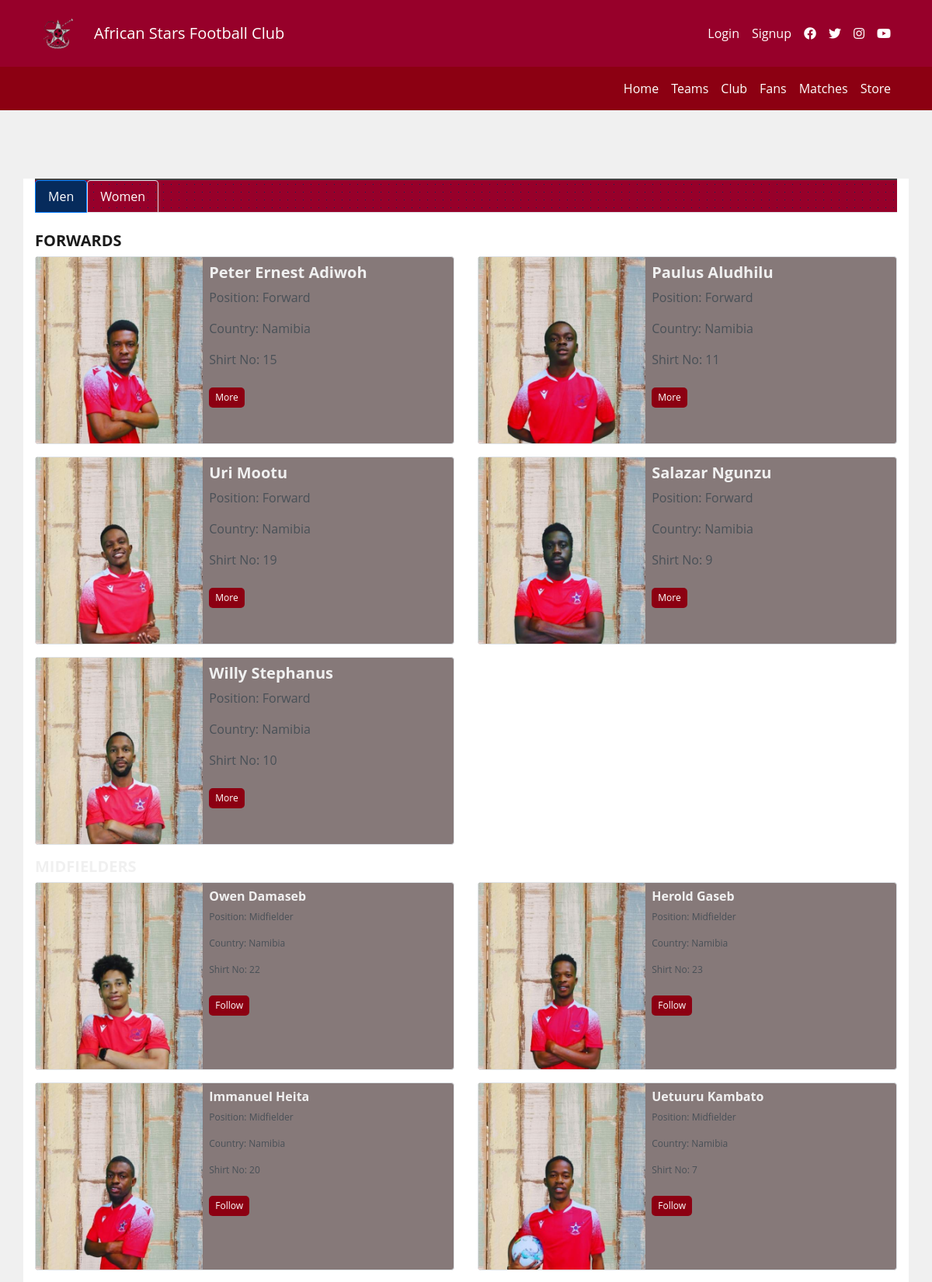
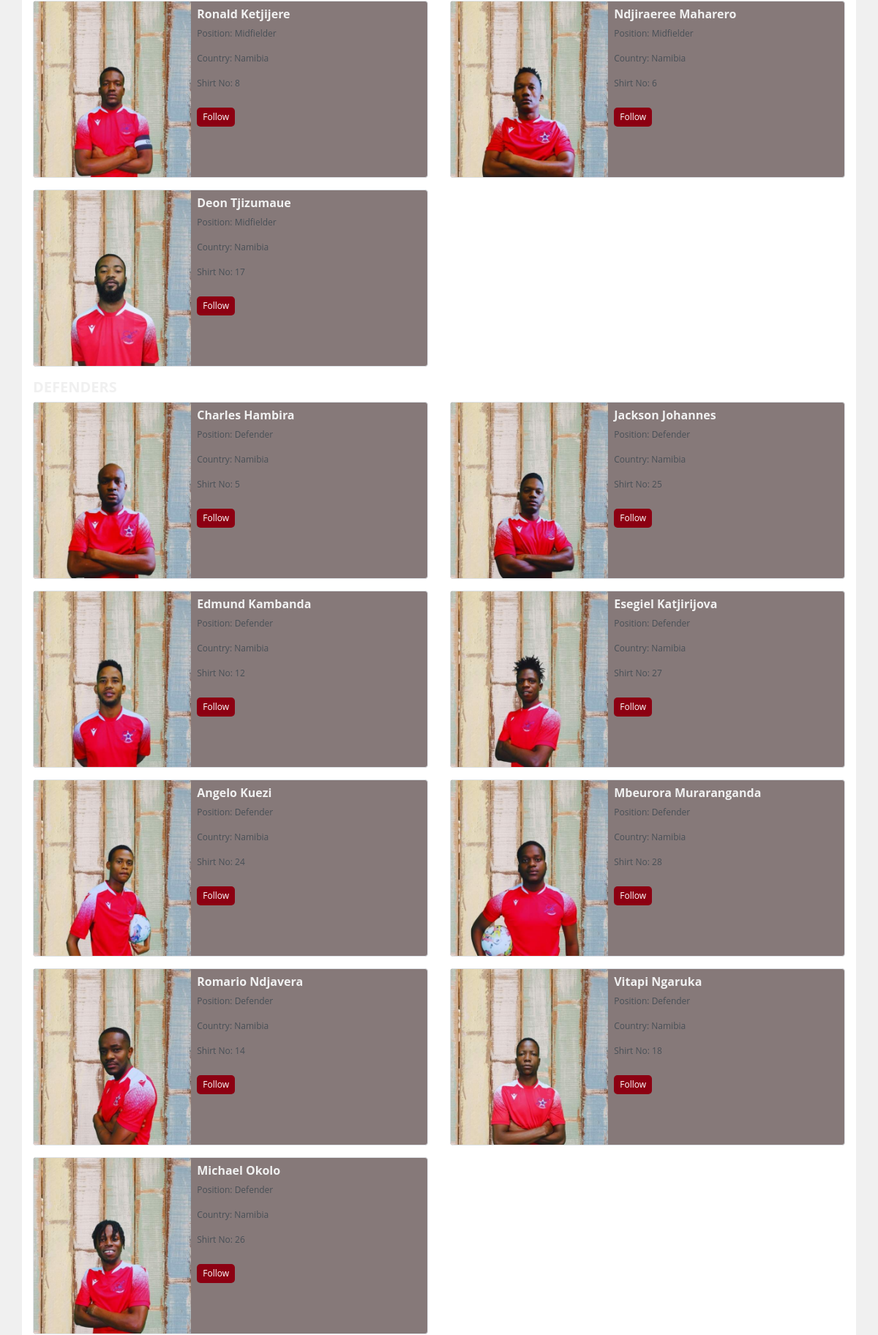
Page /team/ (upper part) on the committed database (2 pictures, top to bottom).
### home/models.py (models this page shows, shortened)
class Player(models.Model):
    POSITION_CHOICES = [
        ('GK', 'Goalkeeper'),
        ('DEF', 'Defender'),
        ('MID', 'Midfielder'),
        ('FWD', 'Forward'),
    ]
    first_name = models.CharField(max_length=200, blank=False, null=False)
    last_name = models.CharField(max_length=200, blank=False, null=False)
    date_of_birth = models.DateField(blank=False, null=False)
    photo = models.ImageField(upload_to='player_photo/')
    country = CountryField(blank=False, null=False)
    position = models.CharField(max_length=3, choices=POSITION_CHOICES, blank=False, null=False)
    bio = models.TextField(blank=False, null=False)
    shirt_number = models.PositiveIntegerField(default=0, unique=True)
    joined = models.DateField(blank=False, null=False)
    debut = models.DateField(blank=True, null=True)
    appearances = models.PositiveIntegerField(default=0)
    goals = models.PositiveIntegerField(default=0)
    assist = models.PositiveIntegerField(default=0)
    clean_sheet = models.PositiveIntegerField(default=0)
    class Meta:
        ordering = ['last_name', 'first_name']
        verbose_name = 'Player'
        verbose_name_plural = 'Players'

### home/views.py (the view)
# urls.py: path("team/", team, name="team"),
def team(request):
    forwards = Player.objects.filter(position='FWD')
    midfielders = Player.objects.filter(position='MID')
    defenders = Player.objects.filter(position='DEF')
    goalkeepers = Player.objects.filter(position='GK')
    context = {
        'forwards': forwards,
        'midfielders': midfielders,
        'defenders': defenders,
        'goalkeepers': goalkeepers,
    }
    return render(request, "home/squad.html", context)

### home/templates/home/squad.html (shortened to what this page needs)
{% extends "home/base.html" %}
{% load static %}
{% block content %}
<section id="player-section" style="padding: 40px 20px; background: radial-gradient(circle, #f0f0f0 10%, transparent 10%) 0 0 / 10px 10px, linear-gradient(to bottom,  #f0f0f0, #f0f0f0);">
    <div class="container mt-5" style="background: #ffffff;">
        <ul class="nav nav-tabs " role="tablist" style="  background: radial-gradient(circle, #062b5c 10%, transparent 10%) 0 0 / 10px 10px, linear-gradient(to bottom,  #97002a, #97002a); border-top: 2px solid #444;">
            <li class="nav-item">
                <a class="nav-link active" data-toggle="tab" href="#men" role="tab" style=" color: #ffffff; border-color: #007bff;">Men</a>
            </li>
            <li class="nav-item">
                <a class="nav-link" data-toggle="tab" href="#women" role="tab" style=" color: #ffffff; border-color: #dee2e6;">Women</a>
            </li>
        </ul>
        <br>
        <div class="tab-content">
            <div class="tab-pane active" id="men" role="tabpanel">
                <h5 class="font-weight-bold" style="color: #1a1a1a;">FORWARDS</h5>
                <div class="row">
                    {% for player in forwards %}
                    <div class="col-md-6">
                        <div class="card" style="background-color: #867979; border: 1px solid #dee2e6; margin-bottom: 1rem;">
                            <div class="card-body" style="display: flex; padding: 0;">
                                <div style="width: 40%; height: 240px; background-image: url('{{ player.photo.url }}'); background-size: cover; background-position: center; background-repeat: no-repeat;"></div>
                                <div style="width: 60%; padding: 0.5rem; color: #495057;">
                                    <h5 style="font-size: 1.25rem; font-weight: bold; color: #f0f0f0;">{{ player.first_name }} {{ player.last_name }}</h5>
                                    <p style="font-size: 1rem; margin-top: 0.25rem;">Position: {{ player.get_position_display }}</p>
                                    <p style="font-size: 1rem; margin-top: 0.25rem;">Country: {{ player.country.name }}</p>
                                    <p style="font-size: 1rem; margin-top: 0.25rem;">Shirt No: {{ player.shirt_number }}</p>
                                    <a href="#" style="display: inline-block; padding: 0.25rem 0.5rem; margin-top: 0.5rem; background-color: #8c0012; color: #ffffff; text-decoration: none; border-radius: 5px; font-size: 0.75rem;">More</a>
                                </div>
                            </div>
                        </div>
                    </div>
                    {% endfor %}
                </div>
                <h5 class="font-weight-bold" style="color: #f0f0f0;">MIDFIELDERS</h5>
                <div class="row">
                    {% for player in midfielders %}
                    <div class="col-md-6">
                        <div class="card" style="background-color: #867979; border: 1px solid #dee2e6; margin-bottom: 1rem;">
                            <div class="card-body" style="display: flex; padding: 0;">
                                <div style="width: 40%; height: 240px; background-image: url('{{ player.photo.url }}'); background-size: cover; background-position: center; background-repeat: no-repeat;"></div>
                                <div style="width: 60%; padding: 0.5rem; color: #495057;">
                                    <h5 style="font-size: 1rem; font-weight: bold; color: #f0f0f0;">{{ player.first_name }} {{ player.last_name }}</h5>
                                    <p style="font-size: 0.75rem; margin-top: 0.25rem;">Position: {{ player.get_position_display }}</p>
                                    <p style="font-size: 0.75rem; margin-top: 0.25rem;">Country: {{ player.country.name }}</p>
                                    <p style="font-size: 0.75rem; margin-top: 0.25rem;">Shirt No: {{ player.shirt_number }}</p>
                                    <a href="#" style="display: inline-block; padding: 0.25rem 0.5rem; margin-top: 0.5rem; background-color: #8c0012; color: #ffffff; text-decoration: none; border-radius: 5px; font-size: 0.75rem;">Follow</a>
                                </div>
                            </div>
                        </div>
                    </div>
                    {% endfor %}
                </div>
                <h5 class="font-weight-bold" style="color: #f0f0f0;">DEFENDERS</h5>
                <div class="row">
                    {% for player in defenders %}
                    <div class="col-md-6">
                        <div class="card" style="background-color: #867979; border: 1px solid #dee2e6; margin-bottom: 1rem;">
                            <div class="card-body" style="display: flex; padding: 0;">
                                <div style="width: 40%; height: 240px; background-image: url('{{ player.photo.url }}'); background-size: cover; background-position: center; background-repeat: no-repeat;"></div>
                                <div style="width: 60%; padding: 0.5rem; color: #495057;">
                                    <h5 style="font-size: 1rem; font-weight: bold; color: #f0f0f0;">{{ player.first_name }} {{ player.last_name }}</h5>
                                    <p style="font-size: 0.75rem; margin-top: 0.25rem;">Position: {{ player.get_position_display }}</p>
                                    <p style="font-size: 0.75rem; margin-top: 0.25rem;">Country: {{ player.country.name }}</p>
                                    <p style="font-size: 0.75rem; margin-top: 0.25rem;">Shirt No: {{ player.shirt_number }}</p>
                                    <a href="#" style="display: inline-block; padding: 0.25rem 0.5rem; margin-top: 0.5rem; background-color: #8c0012; color: #ffffff; text-decoration: none; border-radius: 5px; font-size: 0.75rem;">Follow</a>
                                </div>
                            </div>
                        </div>
                    </div>
                    {% endfor %}
                </div>
            </div>
        </div>
    </div>
</section>
{% endblock %}

### home/static/home/css/styles.css (style rules this page uses)
:root { --primary-color: #97002a; --secondary-color: #062b5c; --accent-color: #a60059; --light-bg-color: #f8f8f8; --light-text-color: #666666; --dark-text-color: #000; --white-color: #ffffff; --button-hover-color: #8c0012; --light-background-color: #f0f0f0; --combi-background-color: green; }
body { color: var(--dark-text-color); font-family: 'Open Sans', sans-serif; }
.nav-tabs { color: var(--secondary-color); }
.nav-tabs .nav-link.active { background-color: var(--secondary-color) !important; color: var(--white-color) !important; }

### rows in the picture
Player: photo (picture), first_name "Peter Ernest", last_name "Adiwoh", position "Forward", country.name "Namibia", shirt_number "15"
Player: photo (picture), first_name "Paulus", last_name "Aludhilu", position "Forward", country.name "Namibia", shirt_number "11"
Player: photo (picture), first_name "Uri", last_name "Mootu", position "Forward", country.name "Namibia", shirt_number "19"
Player: photo (picture), first_name "Salazar", last_name "Ngunzu", position "Forward", country.name "Namibia", shirt_number "9"
Player: photo (picture), first_name "Willy", last_name "Stephanus", position "Forward", country.name "Namibia", shirt_number "10"
Player: photo (picture), first_name "Owen", last_name "Damaseb", position "Midfielder", country.name "Namibia", shirt_number "22"
Player: photo (picture), first_name "Herold", last_name "Gaseb", position "Midfielder", country.name "Namibia", shirt_number "23"
Player: photo (picture), first_name "Immanuel", last_name "Heita", position "Midfielder", country.name "Namibia", shirt_number "20"
Player: photo (picture), first_name "Uetuuru", last_name "Kambato", position "Midfielder", country.name "Namibia", shirt_number "7"
Player: photo (picture), first_name "Ronald", last_name "Ketjijere", position "Midfielder", country.name "Namibia", shirt_number "8"
Player: photo (picture), first_name "Ndjiraeree", last_name "Maharero", position "Midfielder", country.name "Namibia", shirt_number "6"
Player: photo (picture), first_name "Deon", last_name "Tjizumaue", position "Midfielder", country.name "Namibia", shirt_number "17"
Player: photo (picture), first_name "Charles", last_name "Hambira", position "Defender", country.name "Namibia", shirt_number "5"
Player: photo (picture), first_name "Jackson", last_name "Johannes", position "Defender", country.name "Namibia", shirt_number "25"
Player: photo (picture), first_name "Edmund", last_name "Kambanda", position "Defender", country.name "Namibia", shirt_number "12"
Player: photo (picture), first_name "Esegiel", last_name "Katjirijova", position "Defender", country.name "Namibia", shirt_number "27"
Player: photo (picture), first_name "Angelo", last_name "Kuezi", position "Defender", country.name "Namibia", shirt_number "24"
Player: photo (picture), first_name "Mbeurora", last_name "Muraranganda", position "Defender", country.name "Namibia", shirt_number "28"
Player: photo (picture), first_name "Romario", last_name "Ndjavera", position "Defender", country.name "Namibia", shirt_number "14"
Player: photo (picture), first_name "Vitapi", last_name "Ngaruka", position "Defender", country.name "Namibia", shirt_number "18"
Player: photo (picture), first_name "Michael", last_name "Okolo", position "Defender", country.name "Namibia", shirt_number "26"
